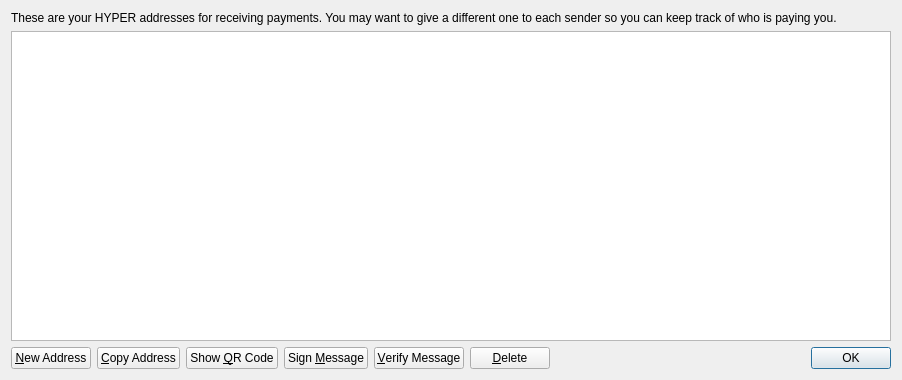
<?xml version="1.0" encoding="UTF-8"?>
<ui version="4.0">
 <class>AddressBookPage</class>
 <widget class="QWidget" name="AddressBookPage">
  <property name="geometry">
   <rect>
    <x>0</x>
    <y>0</y>
    <width>902</width>
    <height>380</height>
   </rect>
  </property>
  <property name="windowTitle">
   <string>Address Book</string>
  </property>
  <layout class="QVBoxLayout" name="verticalLayout">
   <item>
    <widget class="QLabel" name="labelExplanation">
     <property name="text">
      <string>These are your HYPER addresses for receiving payments. You may want to give a different one to each sender so you can keep track of who is paying you.</string>
     </property>
     <property name="textFormat">
      <enum>Qt::PlainText</enum>
     </property>
     <property name="wordWrap">
      <bool>true</bool>
     </property>
    </widget>
   </item>
   <item>
    <widget class="QTableView" name="tableView">
     <property name="contextMenuPolicy">
      <enum>Qt::CustomContextMenu</enum>
     </property>
     <property name="toolTip">
      <string>Double-click to edit address or label</string>
     </property>
     <property name="tabKeyNavigation">
      <bool>false</bool>
     </property>
     <property name="alternatingRowColors">
      <bool>true</bool>
     </property>
     <property name="selectionMode">
      <enum>QAbstractItemView::SingleSelection</enum>
     </property>
     <property name="selectionBehavior">
      <enum>QAbstractItemView::SelectRows</enum>
     </property>
     <property name="sortingEnabled">
      <bool>true</bool>
     </property>
     <attribute name="verticalHeaderVisible">
      <bool>false</bool>
     </attribute>
    </widget>
   </item>
   <item>
    <layout class="QHBoxLayout" name="horizontalLayout">
     <item>
      <widget class="QPushButton" name="newAddressButton">
       <property name="toolTip">
        <string>Create a new address</string>
       </property>
       <property name="text">
        <string>&amp;New Address</string>
       </property>
       <property name="icon">
        <iconset resource="../bitcoin.qrc">
         <normaloff>:/icons/add</normaloff>:/icons/add</iconset>
       </property>
      </widget>
     </item>
     <item>
      <widget class="QPushButton" name="copyToClipboard">
       <property name="toolTip">
        <string>Copy the currently selected address to the system clipboard</string>
       </property>
       <property name="text">
        <string>&amp;Copy Address</string>
       </property>
       <property name="icon">
        <iconset resource="../bitcoin.qrc">
         <normaloff>:/icons/editcopy</normaloff>:/icons/editcopy</iconset>
       </property>
      </widget>
     </item>
     <item>
      <widget class="QPushButton" name="showQRCode">
       <property name="text">
        <string>Show &amp;QR Code</string>
       </property>
       <property name="icon">
        <iconset resource="../bitcoin.qrc">
         <normaloff>:/icons/qrcode</normaloff>:/icons/qrcode</iconset>
       </property>
      </widget>
     </item>
     <item>
      <widget class="QPushButton" name="signMessage">
       <property name="toolTip">
        <string>Sign a message to prove you own a Hyper address</string>
       </property>
       <property name="text">
        <string>Sign &amp;Message</string>
       </property>
       <property name="icon">
        <iconset resource="../bitcoin.qrc">
         <normaloff>:/icons/edit</normaloff>:/icons/edit</iconset>
       </property>
      </widget>
     </item>
     <item>
      <widget class="QPushButton" name="verifyMessage">
       <property name="toolTip">
        <string>Verify a message to ensure it was signed with a specified Hyper address</string>
       </property>
       <property name="text">
        <string>&amp;Verify Message</string>
       </property>
       <property name="icon">
        <iconset resource="../bitcoin.qrc">
         <normaloff>:/icons/transaction_0</normaloff>:/icons/transaction_0</iconset>
       </property>
      </widget>
     </item>
     <item>
      <widget class="QPushButton" name="deleteButton">
       <property name="toolTip">
        <string>Delete the currently selected address from the list</string>
       </property>
       <property name="text">
        <string>&amp;Delete</string>
       </property>
       <property name="icon">
        <iconset resource="../bitcoin.qrc">
         <normaloff>:/icons/remove</normaloff>:/icons/remove</iconset>
       </property>
      </widget>
     </item>
     <item>
      <spacer name="horizontalSpacer">
       <property name="orientation">
        <enum>Qt::Horizontal</enum>
       </property>
       <property name="sizeHint" stdset="0">
        <size>
         <width>40</width>
         <height>20</height>
        </size>
       </property>
      </spacer>
     </item>
     <item>
      <widget class="QDialogButtonBox" name="buttonBox">
       <property name="sizePolicy">
        <sizepolicy hsizetype="Maximum" vsizetype="Fixed">
         <horstretch>0</horstretch>
         <verstretch>0</verstretch>
        </sizepolicy>
       </property>
       <property name="standardButtons">
        <set>QDialogButtonBox::Ok</set>
       </property>
      </widget>
     </item>
    </layout>
   </item>
  </layout>
 </widget>
 <resources>
  <include location="../bitcoin.qrc"/>
 </resources>
 <connections/>
</ui>
